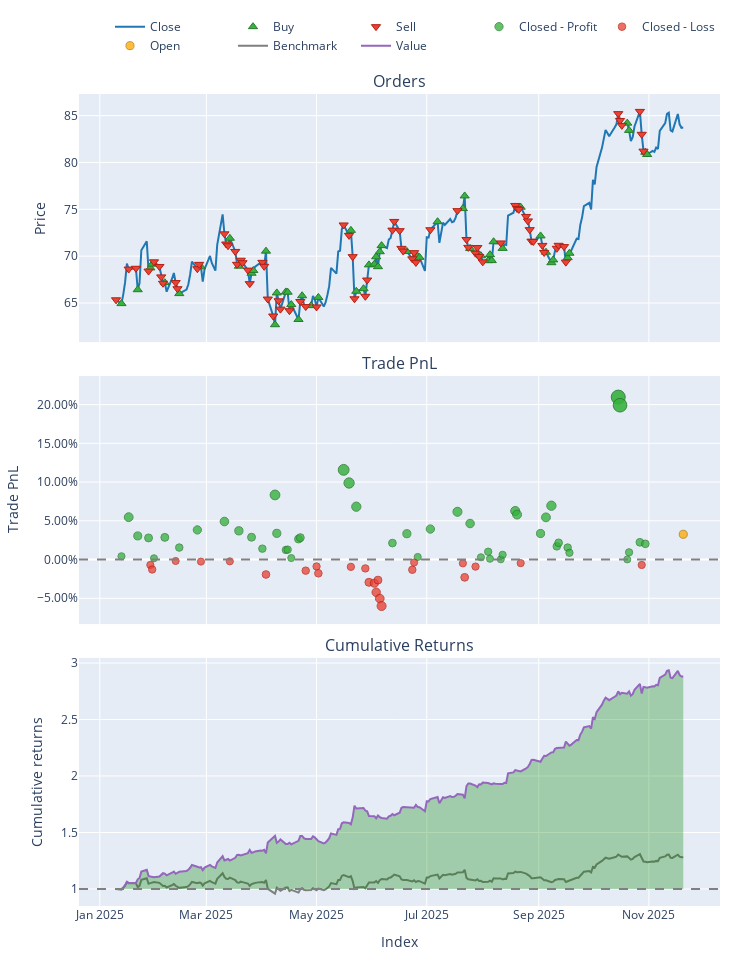

Write notebook code for a chart like this one.
### Markdown cell above
#### NEE

### Code cell
# 2. Load Data
try:
    # ensuring your path is correct
    data = pd.read_csv('data/processed/NEE_processed_2022.csv')
    if 'Date' in data.columns:
        data['Date'] = pd.to_datetime(data['Date'])
        data.set_index('Date', inplace=True)
    print("Data loaded successfully.")
except FileNotFoundError:
    print("Error: Data file not found. Check path.")
    sys.exit()

# 3. Split Train/Test
split_idx = int(len(data) * 0.7)
train_df = data.iloc[:split_idx]
test_df = data.iloc[split_idx:]

# --- TRAINING PHASE ---
print("Training PPO Agent...")

# Initialize Trainer (Pass config if needed, or defaults)
trainer = ModelTrainerRL(config['reinforcement_learning'])
env_params = config['reinforcement_learning']['environment']

# Create Training Environment
env_train = TradingEnvRL(
    train_df, 
    initial_balance=env_params.get('initial_balance', 10000),
    commission=env_params.get('commission', 0.001),
    lookback_window=env_params.get('lookback_window', 30),
    reward_func='profit'
)

# Train and Save
# This automatically handles the VecNormalize wrapper creation
result = trainer.train_ppo(env_train) 

# IMPORTANT: Save the model and the normalization stats to disk
# We will reload them for the test phase to ensure consistency
save_path = "models/"
trainer.save_models(save_path)
print("Training Complete. Models saved.")

# --- INFERENCE PHASE (UPDATED) ---
print("Generating Agent Predictions on Test Data...")

# 1. Load the Trained Model
model = PPO.load(os.path.join(save_path, "ppo_model"))

# 2. Create the Test Environment
# Must have the same observation space (columns) as training
env_test = TradingEnvRL(
    test_df, 
    initial_balance=env_params.get('initial_balance', 100000),
    commission=env_params.get('commission', 0.001),
    lookback_window=env_params.get('lookback_window', 30),
    reward_func='profit' 
)

# 3. Wrap it in DummyVecEnv (Required for SB3)
vec_env_test = DummyVecEnv([lambda: env_test])

# 4. Load Normalization Statistics
# This applies the Training Mean/Variance to the Test Data (Crucial!)
norm_path = os.path.join(save_path, "ppo_vecnormalize.pkl")
if os.path.exists(norm_path):
    vec_env_test = VecNormalize.load(norm_path, vec_env_test)
    vec_env_test.training = False     # Do not update stats on test data
    vec_env_test.norm_reward = False  # Do not normalize rewards for testing
else:
    print("WARNING: Normalization stats not found. Model predictions may be garbage.")

# 5. Run Inference Loop
obs = vec_env_test.reset()
done = [False]  # VecEnv returns done as a list/array
actions = []

while not done[0]:
    # Predict action (obs is now correctly scaled)
    action, _ = model.predict(obs, deterministic=True)
    actions.append(action[0]) # Extract single action
    
    # Step the environment
    obs, _, done, _ = vec_env_test.step(action)

print(f"Generated {len(actions)} actions.")


# --- BACKTESTING PHASE ---
print("Running Backtest...")

backtester = PortfolioBacktesterRL(env_params) 

# Note: 'actions' corresponds to the period [lookback_window : end]
# Ensure your backtester handles this alignment. 
# Usually, passing the full price_data and the lookback_window allows 
# the backtester to slice the prices correctly to match the actions.
portfolio = backtester.run_backtest(
    price_data=test_df['close'], 
    predicted_weights=np.array(actions).flatten(),
    lookback_window=env_params.get('lookback_window', 30)
)

comparison = backtester.compare_with_buy_and_hold_rl()

# Show Metrics
metrics = backtester.get_performance_metrics()
print("\n--- Strategy Performance ---")
for k, v in metrics.items():
    print(f"{k}: {v:.4f}")
    
# Plot
portfolio.plot().show()

### Figure 1 — Plotly figure (JSON) as saved in the notebook; plotly's stock layout.template omitted (floating-point values rounded to 4 significant figures; data arrays with more than 128 entries replaced by an {"elided": "..."} marker saying what was removed)
{"data": [{"legendgroup": "0", "line": {"color": "#1f77b4"}, "name": "Close", "showlegend": true, "type": "scatter", "uid": "927e0157-32bc-4e59-96fa-279397ef5dfb", "x": {"elided": "218 str values"}, "xaxis": "x", "y": {"elided": "218 float values"}, "yaxis": "y"}, {"customdata": {"elided": "54x3 float values"}, "hovertemplate": "Order Id: %{customdata[0]}<br>Timestamp: %{x}<br>Price: %{y}<br>Size: %{customdata[1]:.6f}<br>Fees: %{customdata[2]:.6f}", "legendgroup": "1", "marker": {"color": "#37B13F", "line": {"color": "rgb(38,123,44)", "width": 1}, "size": 8, "symbol": "triangle-up"}, "mode": "markers", "name": "Buy", "type": "scatter", "uid": "8893c2f3-a28d-49ef-9e22-7d280001dfd1", "x": ["2025-01-13T00:00:00-05:00", "2025-01-22T00:00:00-05:00", "2025-01-29T00:00:00-05:00", "2025-01-30T00:00:00-05:00", "2025-02-06T00:00:00-05:00", "2025-02-14T00:00:00-05:00", "2025-02-26T00:00:00-05:00", "2025-03-14T00:00:00-04:00", "2025-03-19T00:00:00-04:00", "2025-03-26T00:00:00-04:00", "2025-03-27T00:00:00-04:00", "2025-04-03T00:00:00-04:00", "2025-04-08T00:00:00-04:00", "2025-04-09T00:00:00-04:00", "2025-04-14T00:00:00-04:00", "2025-04-15T00:00:00-04:00", "2025-04-17T00:00:00-04:00", "2025-04-21T00:00:00-04:00", "2025-04-23T00:00:00-04:00", "2025-04-28T00:00:00-04:00", "2025-05-02T00:00:00-04:00", "2025-05-20T00:00:00-04:00", "2025-05-23T00:00:00-04:00", "2025-05-27T00:00:00-04:00", "2025-05-30T00:00:00-04:00", "2025-06-02T00:00:00-04:00", "2025-06-03T00:00:00-04:00", "2025-06-04T00:00:00-04:00", "2025-06-05T00:00:00-04:00", "2025-06-06T00:00:00-04:00", "2025-06-20T00:00:00-04:00", "2025-06-26T00:00:00-04:00", "2025-06-27T00:00:00-04:00", "2025-07-07T00:00:00-04:00", "2025-07-21T00:00:00-04:00", "2025-07-22T00:00:00-04:00", "2025-07-25T00:00:00-04:00", "2025-07-31T00:00:00-04:00", "2025-08-04T00:00:00-04:00", "2025-08-05T00:00:00-04:00", "2025-08-06T00:00:00-04:00", "2025-08-07T00:00:00-04:00", "2025-08-12T00:00:00-04:00", "2025-08-22T00:00:00-04:00", "2025-09-02T00:00:00-04:00", "2025-09-05T00:00:00-04:00", "2025-09-08T00:00:00-04:00", "2025-09-09T00:00:00-04:00", "2025-09-17T00:00:00-04:00", "2025-09-18T00:00:00-04:00", "2025-10-20T00:00:00-04:00", "2025-10-21T00:00:00-04:00", "2025-10-30T00:00:00-04:00", "2025-10-31T00:00:00-04:00"], "xaxis": "x", "y": [64.93, 66.42, 68.75, 69.14, 67.17, 66.0, 68.86, 71.91, 68.93, 68.18, 68.47, 70.53, 62.68, 66.08, 66.18, 66.15, 64.83, 63.24, 65.77, 64.72, 65.6, 72.75, 66.25, 66.53, 69.07, 69.14, 69.93, 68.88, 70.47, 71.12, 70.5, 69.97, 69.87, 73.68, 75.08, 76.43, 70.82, 70.04, 69.52, 70.16, 69.53, 71.54, 70.83, 75.22, 72.16, 70.42, 69.3, 69.6, 69.84, 70.31, 84.2, 83.43, 81.09, 80.85], "yaxis": "y"}, {"customdata": {"elided": "74x3 float values"}, "hovertemplate": "Order Id: %{customdata[0]}<br>Timestamp: %{x}<br>Price: %{y}<br>Size: %{customdata[1]:.6f}<br>Fees: %{customdata[2]:.6f}", "legendgroup": "2", "marker": {"color": "#EA4335", "line": {"color": "rgb(181,31,18)", "width": 1}, "size": 8, "symbol": "triangle-down"}, "mode": "markers", "name": "Sell", "type": "scatter", "uid": "c2313d90-eed7-41fc-97b5-12037161eadd", "x": ["2025-01-10T00:00:00-05:00", "2025-01-17T00:00:00-05:00", "2025-01-21T00:00:00-05:00", "2025-01-28T00:00:00-05:00", "2025-01-31T00:00:00-05:00", "2025-02-03T00:00:00-05:00", "2025-02-04T00:00:00-05:00", "2025-02-05T00:00:00-05:00", "2025-02-12T00:00:00-05:00", "2025-02-13T00:00:00-05:00", "2025-02-24T00:00:00-05:00", "2025-02-25T00:00:00-05:00", "2025-03-11T00:00:00-04:00", "2025-03-12T00:00:00-04:00", "2025-03-13T00:00:00-04:00", "2025-03-17T00:00:00-04:00", "2025-03-18T00:00:00-04:00", "2025-03-20T00:00:00-04:00", "2025-03-21T00:00:00-04:00", "2025-03-24T00:00:00-04:00", "2025-03-25T00:00:00-04:00", "2025-04-01T00:00:00-04:00", "2025-04-02T00:00:00-04:00", "2025-04-04T00:00:00-04:00", "2025-04-07T00:00:00-04:00", "2025-04-10T00:00:00-04:00", "2025-04-11T00:00:00-04:00", "2025-04-16T00:00:00-04:00", "2025-04-22T00:00:00-04:00", "2025-04-25T00:00:00-04:00", "2025-05-01T00:00:00-04:00", "2025-05-16T00:00:00-04:00", "2025-05-19T00:00:00-04:00", "2025-05-21T00:00:00-04:00", "2025-05-22T00:00:00-04:00", "2025-05-28T00:00:00-04:00", "2025-05-29T00:00:00-04:00", "2025-06-12T00:00:00-04:00", "2025-06-13T00:00:00-04:00", "2025-06-16T00:00:00-04:00", "2025-06-17T00:00:00-04:00", "2025-06-18T00:00:00-04:00", "2025-06-23T00:00:00-04:00", "2025-06-24T00:00:00-04:00", "2025-06-25T00:00:00-04:00", "2025-07-03T00:00:00-04:00", "2025-07-18T00:00:00-04:00", "2025-07-23T00:00:00-04:00", "2025-07-24T00:00:00-04:00", "2025-07-28T00:00:00-04:00", "2025-07-29T00:00:00-04:00", "2025-07-30T00:00:00-04:00", "2025-08-01T00:00:00-04:00", "2025-08-11T00:00:00-04:00", "2025-08-19T00:00:00-04:00", "2025-08-20T00:00:00-04:00", "2025-08-21T00:00:00-04:00", "2025-08-25T00:00:00-04:00", "2025-08-26T00:00:00-04:00", "2025-08-27T00:00:00-04:00", "2025-08-28T00:00:00-04:00", "2025-08-29T00:00:00-04:00", "2025-09-03T00:00:00-04:00", "2025-09-04T00:00:00-04:00", "2025-09-11T00:00:00-04:00", "2025-09-12T00:00:00-04:00", "2025-09-15T00:00:00-04:00", "2025-09-16T00:00:00-04:00", "2025-10-15T00:00:00-04:00", "2025-10-16T00:00:00-04:00", "2025-10-17T00:00:00-04:00", "2025-10-27T00:00:00-04:00", "2025-10-28T00:00:00-04:00", "2025-10-29T00:00:00-04:00"], "xaxis": "x", "y": [65.34, 68.62, 68.71, 68.41, 69.4, 68.9, 67.79, 67.11, 67.18, 66.52, 68.66, 69.12, 72.38, 71.3, 71.11, 70.5, 69.13, 69.57, 69.3, 68.51, 67.06, 69.34, 68.91, 65.42, 63.61, 65.23, 64.35, 64.18, 65.16, 64.62, 64.58, 73.33, 72.22, 69.95, 65.45, 65.71, 67.45, 72.78, 73.71, 72.72, 70.83, 70.54, 69.72, 70.38, 69.33, 72.82, 74.86, 71.78, 70.94, 70.32, 70.92, 69.97, 69.39, 71.41, 75.41, 75.09, 74.99, 74.24, 73.77, 72.83, 71.61, 71.57, 71.15, 70.39, 70.84, 71.16, 71.02, 69.36, 85.21, 84.48, 83.96, 85.45, 83.01, 81.21], "yaxis": "y"}, {"customdata": {"elided": "48x4 float values"}, "hovertemplate": "Exit Trade Id: %{customdata[0]}<br>Position Id: %{customdata[1]}<br>Exit Timestamp: %{x}<br>PnL: %{customdata[2]:.6f}<br>Return: %{customdata[3]:.2%}", "legendgroup": "3", "marker": {"color": "#37B13F", "line": {"color": "rgb(38,123,44)", "width": 1}, "opacity": [0.7529, 0.789, 0.7717, 0.7699, 0.7511, 0.7704, 0.761, 0.7773, 0.785, 0.7764, 0.7705, 0.76, 0.8096, 0.7741, 0.7587, 0.7591, 0.7513, 0.7688, 0.7701, 0.8328, 0.8206, 0.7987, 0.7651, 0.7738, 0.7523, 0.7781, 0.794, 0.7832, 0.752, 0.7571, 0.7506, 0.7501, 0.7543, 0.7947, 0.7915, 0.774, 0.7889, 0.7996, 0.7621, 0.7654, 0.761, 0.7561, 0.9, 0.8925, 0.75, 0.7566, 0.7658, 0.7644], "size": [7.137, 8.822, 8.014, 7.927, 7.05, 7.951, 7.512, 8.272, 8.634, 8.234, 7.958, 7.465, 9.781, 8.125, 7.408, 7.422, 7.06, 7.879, 7.94, 10.86, 10.3, 9.275, 7.705, 8.11, 7.106, 8.31, 9.055, 8.548, 7.093, 7.333, 7.028, 7.003, 7.201, 9.088, 8.935, 8.118, 8.814, 9.317, 7.564, 7.716, 7.511, 7.287, 14.0, 13.65, 7.0, 7.307, 7.739, 7.672], "symbol": "circle"}, "mode": "markers", "name": "Closed - Profit", "type": "scatter", "uid": "03f23479-e6ec-4333-9b25-fbd19932b1e3", "x": ["2025-01-13T00:00:00-05:00", "2025-01-17T00:00:00-05:00", "2025-01-22T00:00:00-05:00", "2025-01-28T00:00:00-05:00", "2025-01-31T00:00:00-05:00", "2025-02-06T00:00:00-05:00", "2025-02-14T00:00:00-05:00", "2025-02-24T00:00:00-05:00", "2025-03-11T00:00:00-04:00", "2025-03-19T00:00:00-04:00", "2025-03-26T00:00:00-04:00", "2025-04-01T00:00:00-04:00", "2025-04-08T00:00:00-04:00", "2025-04-09T00:00:00-04:00", "2025-04-14T00:00:00-04:00", "2025-04-15T00:00:00-04:00", "2025-04-17T00:00:00-04:00", "2025-04-21T00:00:00-04:00", "2025-04-22T00:00:00-04:00", "2025-05-16T00:00:00-04:00", "2025-05-19T00:00:00-04:00", "2025-05-23T00:00:00-04:00", "2025-06-12T00:00:00-04:00", "2025-06-20T00:00:00-04:00", "2025-06-26T00:00:00-04:00", "2025-07-03T00:00:00-04:00", "2025-07-18T00:00:00-04:00", "2025-07-25T00:00:00-04:00", "2025-07-31T00:00:00-04:00", "2025-08-04T00:00:00-04:00", "2025-08-05T00:00:00-04:00", "2025-08-11T00:00:00-04:00", "2025-08-12T00:00:00-04:00", "2025-08-19T00:00:00-04:00", "2025-08-20T00:00:00-04:00", "2025-09-02T00:00:00-04:00", "2025-09-05T00:00:00-04:00", "2025-09-08T00:00:00-04:00", "2025-09-11T00:00:00-04:00", "2025-09-12T00:00:00-04:00", "2025-09-17T00:00:00-04:00", "2025-09-18T00:00:00-04:00", "2025-10-15T00:00:00-04:00", "2025-10-16T00:00:00-04:00", "2025-10-20T00:00:00-04:00", "2025-10-21T00:00:00-04:00", "2025-10-27T00:00:00-04:00", "2025-10-30T00:00:00-04:00"], "xaxis": "x2", "y": [0.00424, 0.05469, 0.0305, 0.0279, 0.001643, 0.02861, 0.01546, 0.03822, 0.04907, 0.03709, 0.02881, 0.01407, 0.08339, 0.03383, 0.01235, 0.01279, 0.001935, 0.02644, 0.02827, 0.1158, 0.09881, 0.06823, 0.02126, 0.03337, 0.003332, 0.03937, 0.06165, 0.04649, 0.002934, 0.01011, 0.0009921, 0.0002455, 0.006152, 0.06264, 0.05806, 0.03361, 0.05444, 0.06949, 0.01702, 0.02159, 0.01544, 0.00873, 0.2097, 0.1992, 0.0001445, 0.009335, 0.02226, 0.02026], "yaxis": "y2"}, {"customdata": [[4.0, 4.0, -119.7, -0.006967], [5.0, 4.0, -1210.0, -0.01278], [8.0, 7.0, -211.0, -0.001856], [11.0, 10.0, -315.9, -0.002663], [13.0, 12.0, -6.658, -0.002333], [17.0, 14.0, -120.3, -0.01929], [25.0, 15.0, -1176.0, -0.01431], [26.0, 15.0, -1287.0, -0.008878], [27.0, 16.0, -1330.0, -0.01776], [30.0, 18.0, -23.93, -0.009454], [32.0, 19.0, -1964.0, -0.01147], [33.0, 20.0, -235.1, -0.02937], [34.0, 20.0, -10.98, -0.0305], [35.0, 20.0, -152.4, -0.04224], [36.0, 20.0, -2636.0, -0.02654], [37.0, 20.0, -179.4, -0.05031], [38.0, 20.0, -3204.0, -0.06], [41.0, 23.0, -250.6, -0.01317], [42.0, 23.0, -107.6, -0.003816], [46.0, 26.0, -7.02, -0.0049], [47.0, 26.0, -148.4, -0.02296], [49.0, 27.0, -1757.0, -0.009091], [57.0, 32.0, -6.552, -0.004638], [70.0, 37.0, -1909.0, -0.006996]], "hovertemplate": "Exit Trade Id: %{customdata[0]}<br>Position Id: %{customdata[1]}<br>Exit Timestamp: %{x}<br>PnL: %{customdata[2]:.6f}<br>Return: %{customdata[3]:.2%}", "legendgroup": "4", "marker": {"color": "#EA4335", "line": {"color": "rgb(181,31,18)", "width": 1}, "opacity": [0.7549, 0.759, 0.7512, 0.7518, 0.7516, 0.7637, 0.7601, 0.7563, 0.7626, 0.7567, 0.7581, 0.7709, 0.7717, 0.7801, 0.7689, 0.7859, 0.7928, 0.7593, 0.7526, 0.7534, 0.7663, 0.7564, 0.7532, 0.7549], "size": [7.228, 7.422, 7.057, 7.084, 7.073, 7.639, 7.473, 7.292, 7.589, 7.311, 7.378, 7.976, 8.014, 8.406, 7.882, 8.676, 8.999, 7.435, 7.123, 7.159, 7.762, 7.299, 7.15, 7.229], "symbol": "circle"}, "mode": "markers", "name": "Closed - Loss", "type": "scatter", "uid": "429a73f9-bfe1-465f-957b-389e0c38eed5", "x": ["2025-01-29T00:00:00-05:00", "2025-01-30T00:00:00-05:00", "2025-02-12T00:00:00-05:00", "2025-02-26T00:00:00-05:00", "2025-03-14T00:00:00-04:00", "2025-04-03T00:00:00-04:00", "2025-04-25T00:00:00-04:00", "2025-05-01T00:00:00-04:00", "2025-05-02T00:00:00-04:00", "2025-05-20T00:00:00-04:00", "2025-05-28T00:00:00-04:00", "2025-05-30T00:00:00-04:00", "2025-06-02T00:00:00-04:00", "2025-06-03T00:00:00-04:00", "2025-06-04T00:00:00-04:00", "2025-06-05T00:00:00-04:00", "2025-06-06T00:00:00-04:00", "2025-06-23T00:00:00-04:00", "2025-06-24T00:00:00-04:00", "2025-07-21T00:00:00-04:00", "2025-07-22T00:00:00-04:00", "2025-07-28T00:00:00-04:00", "2025-08-22T00:00:00-04:00", "2025-10-28T00:00:00-04:00"], "xaxis": "x2", "y": [-0.006967, -0.01278, -0.001856, -0.002663, -0.002333, -0.01929, -0.01431, -0.008878, -0.01776, -0.009454, -0.01147, -0.02937, -0.0305, -0.04224, -0.02654, -0.05031, -0.06, -0.01317, -0.003816, -0.0049, -0.02296, -0.009091, -0.004638, -0.006996], "yaxis": "y2"}, {"customdata": [[72.0, 39.0, 9089.0, 0.03261]], "hovertemplate": "Exit Trade Id: %{customdata[0]}<br>Position Id: %{customdata[1]}<br>Exit Timestamp: %{x}<br>PnL: %{customdata[2]:.6f}<br>Return: %{customdata[3]:.2%}", "legendgroup": "5", "marker": {"color": "#FFAA00", "line": {"color": "rgb(178,118,0)", "width": 1}, "opacity": [0.7732], "size": [8.084], "symbol": "circle"}, "mode": "markers", "name": "Open", "type": "scatter", "uid": "65c91520-db49-4f30-8adf-961e6e265584", "x": ["2025-11-20T00:00:00-05:00"], "xaxis": "x2", "y": [0.03261], "yaxis": "y2"}, {"legendgroup": "6", "line": {"color": "#7f7f7f"}, "name": "Benchmark", "showlegend": true, "type": "scatter", "uid": "0017c85d-4a24-49d8-bb13-f396d70dcb19", "x": {"elided": "218 str values"}, "xaxis": "x3", "y": {"elided": "218 float values"}, "yaxis": "y3"}, {"hoverinfo": "skip", "legendgroup": "7", "line": {"color": "rgba(0, 0, 0, 0)", "width": 0}, "opacity": 0, "showlegend": false, "type": "scatter", "uid": "0ce9b6bb-7dc8-4bb1-8977-d7c39e9ddf7c", "x": {"elided": "218 str values"}, "xaxis": "x3", "y": {"elided": "218 int values"}, "yaxis": "y3"}, {"connectgaps": false, "fill": "tonexty", "fillcolor": "rgba(0, 128, 0, 0.3)", "hoverinfo": "skip", "legendgroup": "7", "line": {"color": "rgba(0, 0, 0, 0)", "width": 0}, "opacity": 0, "showlegend": false, "type": "scatter", "uid": "c381c8ba-a196-4962-bfd9-0c36417400e9", "x": {"elided": "218 str values"}, "xaxis": "x3", "y": {"elided": "218 float values"}, "yaxis": "y3"}, {"hoverinfo": "skip", "legendgroup": "7", "line": {"color": "rgba(0, 0, 0, 0)", "width": 0}, "opacity": 0, "showlegend": false, "type": "scatter", "uid": "b3cd1cc9-3db9-49ba-9dc7-4f75c81725d3", "x": {"elided": "218 str values"}, "xaxis": "x3", "y": {"elided": "218 int values"}, "yaxis": "y3"}, {"connectgaps": false, "fill": "tonexty", "fillcolor": "rgba(255, 0, 0, 0.3)", "hoverinfo": "skip", "legendgroup": "7", "line": {"color": "rgba(0, 0, 0, 0)", "width": 0}, "opacity": 0, "showlegend": false, "type": "scatter", "uid": "fc3b7a66-ad98-4464-90e7-1e3c5d16626f", "x": {"elided": "218 str values"}, "xaxis": "x3", "y": {"elided": "218 float values"}, "yaxis": "y3"}, {"legendgroup": "8", "line": {"color": "#9467bd"}, "name": "Value", "showlegend": true, "type": "scatter", "uid": "c8c9018d-cc3d-4dd9-9511-cbce256dfb7a", "x": {"elided": "218 str values"}, "xaxis": "x3", "y": {"elided": "218 float values"}, "yaxis": "y3"}, {"hoverinfo": "skip", "legendgroup": "7", "line": {"color": "rgba(0, 0, 0, 0)", "width": 0}, "opacity": 0, "showlegend": false, "type": "scatter", "uid": "2a69e3d4-9ba0-4b49-ad01-a6dfdbda0f4a", "x": {"elided": "218 str values"}, "xaxis": "x3", "y": {"elided": "218 int values"}, "yaxis": "y3"}], "layout": {"annotations": [{"font": {"size": 16}, "showarrow": false, "text": "Orders", "x": 0.5, "xanchor": "center", "xref": "paper", "y": 1, "yanchor": "bottom", "yref": "paper"}, {"font": {"size": 16}, "showarrow": false, "text": "Trade PnL", "x": 0.5, "xanchor": "center", "xref": "paper", "y": 0.6528, "yanchor": "bottom", "yref": "paper"}, {"font": {"size": 16}, "showarrow": false, "text": "Cumulative Returns", "x": 0.5, "xanchor": "center", "xref": "paper", "y": 0.3056, "yanchor": "bottom", "yref": "paper"}], "height": 960, "legend": {"orientation": "h", "traceorder": "normal", "x": 1, "xanchor": "right", "y": 1.042, "yanchor": "bottom"}, "margin": {"b": 30, "l": 30, "r": 30, "t": 30}, "shapes": [{"line": {"color": "gray", "dash": "dash"}, "type": "line", "x0": 0, "x1": 1, "xref": "paper", "y0": 0, "y1": 0, "yref": "y2"}, {"line": {"color": "gray", "dash": "dash"}, "type": "line", "x0": 0, "x1": 1, "xref": "paper", "y0": 1, "y1": 1, "yref": "y3"}], "showlegend": true, "width": 750, "xaxis": {"anchor": "y", "domain": [0, 1], "matches": "x3", "showticklabels": false}, "xaxis2": {"anchor": "y2", "domain": [0, 1], "matches": "x3", "showticklabels": false}, "xaxis3": {"anchor": "y3", "domain": [0, 1], "title": {"text": "Index"}}, "yaxis": {"anchor": "x", "domain": [0.6944, 1], "title": {"text": "Price"}}, "yaxis2": {"anchor": "x2", "domain": [0.3472, 0.6528], "tickformat": ".2%", "title": {"text": "Trade PnL"}}, "yaxis3": {"anchor": "x3", "domain": [0, 0.3056], "title": {"text": "Cumulative returns"}}}}
